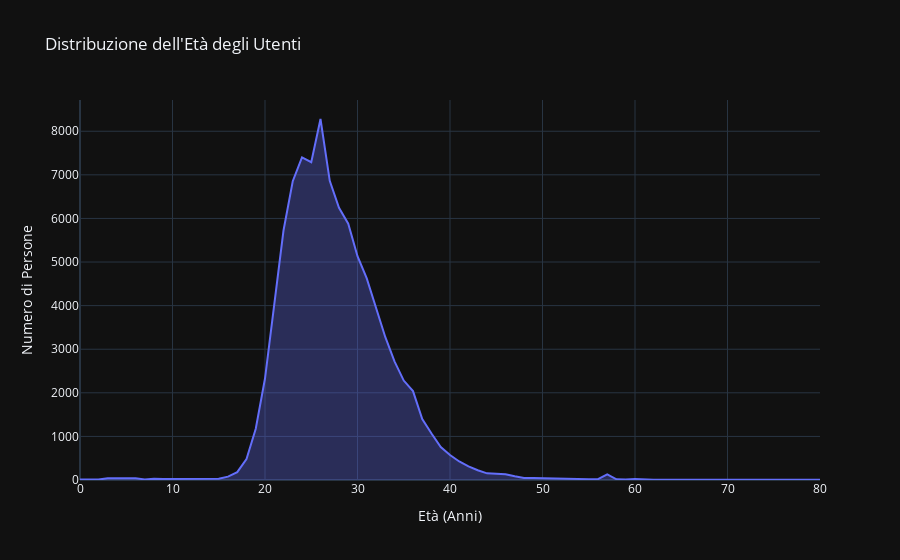

The cell this chart's notebook holds for it:
### Markdown cell above
## Rafforziamo ancora di più la nostra tesi:
Ormai abbiamo capito che gli anime non sono solo destinati ai bambini e per rafforzare ulteriormente la nostra tesi vogliamo mostrare qual'è l'età delle persone che amano questo mondo tramite un grafico:

### Code cell
# 1. Calcolo dell'età
# Convertiamo 'birthday' in datetime in modo sicuro (invalidi/out-of-bounds -> NaT)
profile['birthday'] = pd.to_datetime(profile['birthday'], errors='coerce', infer_datetime_format=True)

# Calcoliamo l'età (anno corrente - anno di nascita). Se birthday è NaT il risultato sarà NA.
current_year = datetime.now().year
profile['age'] = (current_year - profile['birthday'].dt.year).where(profile['birthday'].notna())

# Pulizia: rimuoviamo età non realistiche (<0 o >120) impostandole a NA e usiamo Int64 per consentire NA
profile.loc[(profile['age'] < 0) | (profile['age'] > 120), 'age'] = pd.NA
profile['age'] = profile['age'].astype('Int64')

# Opzionale: escludi utenti con età maggiore di 80 (mantieni quelli con età NA se vuoi)
profile = profile[profile['age'].isna() | (profile['age'] <= 80)]

# 2. Preparazione dei dati per il grafico ad area
# Contiamo quante persone ci sono per ogni età (escludendo i NaN) e ordiniamo
age_dist = profile['age'].dropna().value_counts().sort_index().reset_index()
age_dist.columns = ['Età', 'Conteggio']
age_dist = age_dist.sort_values('Età')

# 3. Creazione del grafico ad area moderno
plt = px.area(
    age_dist, 
    x='Età', 
    y='Conteggio',
    title='Distribuzione dell\'Età degli Utenti',
    labels={'Conteggio': 'Numero di Persone', 'Età': 'Età (Anni)'},
    template='plotly_dark'  # Tema pulito e moderno
)

# Personalizzazione estetica
plt.update_traces(
    line_color='#636EFA', 
    fillcolor='rgba(99, 110, 250, 0.3)' # Colore dell'area semi-trasparente
)

plt.show()

### Figure 1 — Plotly figure (JSON) as saved in the notebook; plotly's stock layout.template omitted (floating-point values rounded to 4 significant figures)
{"data": [{"fillcolor": "rgba(99, 110, 250, 0.3)", "fillpattern": {"shape": ""}, "hovertemplate": "Età (Anni)=%{x}<br>Numero di Persone=%{y}<extra></extra>", "legendgroup": "", "line": {"color": "#636EFA"}, "marker": {"symbol": "circle"}, "mode": "lines", "name": "", "orientation": "v", "showlegend": false, "stackgroup": "1", "type": "scatter", "x": [0, 1, 2, 3, 4, 5, 6, 7, 8, 9, 10, 11, 12, 13, 14, 15, 16, 17, 18, 19, 20, 21, 22, 23, 24, 25, 26, 27, 28, 29, 30, 31, 32, 33, 34, 35, 36, 37, 38, 39, 40, 41, 42, 43, 44, 45, 46, 47, 48, 49, 50, 51, 52, 53, 54, 55, 56, 57, 58, 59, 60, 61, 62, 63, 64, 65, 66, 67, 68, 69, 70, 71, 72, 73, 74, 75, 76, 77, 78, 79, 80], "xaxis": "x", "y": [13, 17, 10, 39, 44, 39, 41, 14, 29, 25, 25, 14, 20, 17, 28, 27, 77, 179, 479, 1175, 2328, 4061, 5723, 6854, 7399, 7291, 8281, 6862, 6244, 5878, 5134, 4624, 3967, 3282, 2722, 2281, 2039, 1398, 1065, 757, 572, 425, 314, 223, 153, 145, 133, 85, 46, 47, 41, 29, 29, 26, 20, 18, 19, 130, 17, 10, 24, 6, 5, 7, 8, 6, 10, 6, 5, 2, 2, 7, 3, 3, 2, 4, 11, 4, 5, 4, 6], "yaxis": "y"}], "layout": {"legend": {"tracegroupgap": 0}, "title": {"text": "Distribuzione dell'Età degli Utenti"}, "xaxis": {"anchor": "y", "domain": [0, 1], "title": {"text": "Età (Anni)"}}, "yaxis": {"anchor": "x", "domain": [0, 1], "title": {"text": "Numero di Persone"}}}}
